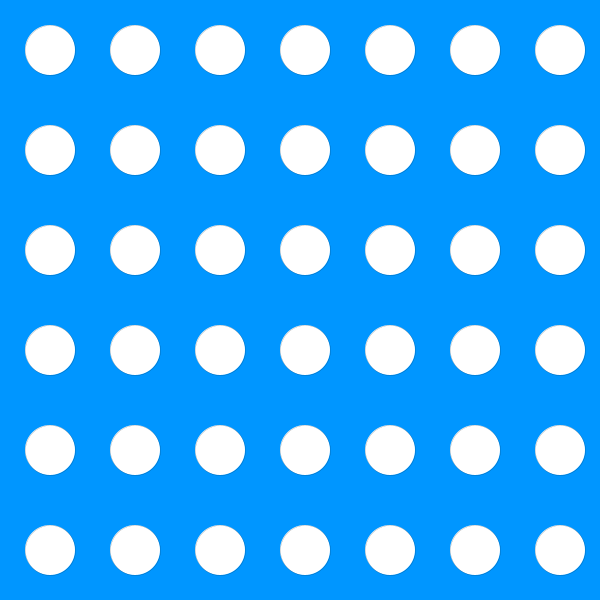
Frame 1 (no input)
Frame 60 (the mouse pressed at the canvas centre just before this capture): identical to frame 1, image omitted
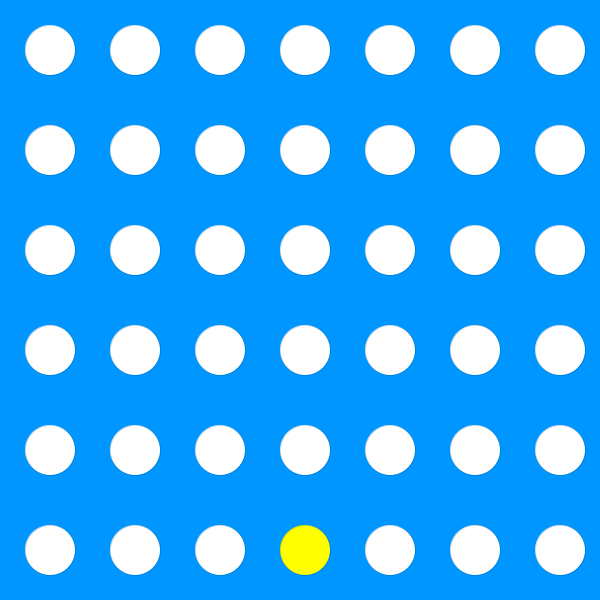
Frame 120 (the mouse held since frame 60 and released just before this capture)

The Processing sketch that drew these frames (run headless with seeded random() and noise(); from frame 60 on, the mouse is pressed at the canvas centre):

// Processing sketch: Four_in_a_row
// ── Four_in_a_row.pde
color[][] cells = new color[7][6];
boolean player1 =true;
int r=50;

void setup(){
  size(600, 600);
  
  for(int x=0; x<cells.length; x++){
    for(int y=0; y<cells[x].length; y++){
      cells[x][y] = color(255,255,255);
    }
  }
}

void draw(){
  background(color(0,150,255));
  //strokeWeight(20);
  //stroke(color(0,0,255));
  //line(0,0,0,height);
  //line(0,0,width,0);
  //line(width,0,width,height);
  //line(0,height,width,height);
  strokeWeight(0);
  
  for(int x=0; x<cells.length; x++){
    for(int y=0; y<cells[x].length; y++){
      fill(cells[x][y]);
      ellipse(x*(width/cells.length)+r, y*(height/cells[x].length)+r, r, r);
    }
  }
}

void mousePressed(){
  color current;
  
  if(player1)
    current = color(255, 255, 0);
  else
    current = color(255, 0, 0);
    
  for(int x=0; x<cells.length; x++){
    if(mouseX >x*(width/cells.length)+48- r/2 && mouseX<x*(width/cells.length)+48+ r/2){
      for(int y=0; y<cells[x].length; y++){
        
        if(cells[x][0] == color(255, 255, 255)){
          if(player1)
            player1=false;
          else
            player1=true;
        }
        
        if(cells[x][y]==color(255, 255, 255)){
          cells[x][y] = current;
          if(y>0)
            cells[x][y-1] = color(255, 255, 255);
        }
        else if(y>0){
          if(cells[x][y-1]==color(255, 255, 255))
            cells[x][y-1] = current;
        }
        
      }
      
    }
  }
}

boolean checkWin(){
  for(int x=0; x<cells.length; x++){
    for(int y=0; y<cells[x].length; y++){
      
    }
  }
  return true; 
}
